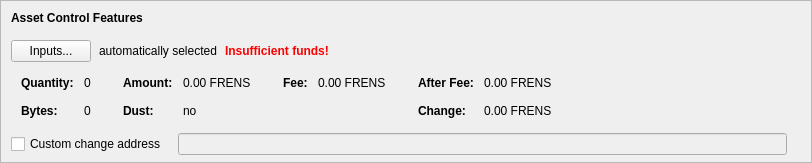
      <widget class="QFrame" name="frameAssetControl">
       <property name="sizePolicy">
        <sizepolicy hsizetype="Expanding" vsizetype="Fixed">
         <horstretch>0</horstretch>
         <verstretch>0</verstretch>
        </sizepolicy>
       </property>
       <property name="maximumSize">
        <size>
         <width>16777215</width>
         <height>16777215</height>
        </size>
       </property>
       <property name="frameShape">
        <enum>QFrame::StyledPanel</enum>
       </property>
       <property name="frameShadow">
        <enum>QFrame::Sunken</enum>
       </property>
       <layout class="QVBoxLayout" name="verticalLayoutAssetControl2">
        <property name="spacing">
         <number>0</number>
        </property>
        <property name="leftMargin">
         <number>0</number>
        </property>
        <property name="topMargin">
         <number>0</number>
        </property>
        <property name="rightMargin">
         <number>0</number>
        </property>
        <property name="bottomMargin">
         <number>6</number>
        </property>
        <item>
         <layout class="QVBoxLayout" name="verticalLayoutAssetControl" stretch="0,0,0,0,1">
          <property name="spacing">
           <number>0</number>
          </property>
          <property name="leftMargin">
           <number>10</number>
          </property>
          <property name="topMargin">
           <number>10</number>
          </property>
          <item>
           <layout class="QHBoxLayout" name="horizontalLayoutAssetControl1">
            <property name="bottomMargin">
             <number>15</number>
            </property>
            <item>
             <widget class="QLabel" name="labelAssetControlFeatures">
              <property name="sizePolicy">
               <sizepolicy hsizetype="Preferred" vsizetype="Maximum">
                <horstretch>0</horstretch>
                <verstretch>0</verstretch>
               </sizepolicy>
              </property>
              <property name="font">
               <font>
                <weight>75</weight>
                <bold>true</bold>
               </font>
              </property>
              <property name="styleSheet">
               <string notr="true">font-weight:bold;</string>
              </property>
              <property name="text">
               <string>Asset Control Features</string>
              </property>
             </widget>
            </item>
           </layout>
          </item>
          <item>
           <layout class="QHBoxLayout" name="horizontalLayoutAssetControl2" stretch="0,0,0,0">
            <property name="spacing">
             <number>8</number>
            </property>
            <property name="bottomMargin">
             <number>10</number>
            </property>
            <item>
             <widget class="QPushButton" name="pushButtonAssetControl">
              <property name="styleSheet">
               <string notr="true"/>
              </property>
              <property name="text">
               <string>Inputs...</string>
              </property>
              <property name="autoDefault">
               <bool>false</bool>
              </property>
             </widget>
            </item>
            <item>
             <widget class="QLabel" name="labelAssetControlAutomaticallySelected">
              <property name="text">
               <string>automatically selected</string>
              </property>
              <property name="margin">
               <number>5</number>
              </property>
             </widget>
            </item>
            <item>
             <widget class="QLabel" name="labelAssetControlInsuffFunds">
              <property name="font">
               <font>
                <weight>75</weight>
                <bold>true</bold>
               </font>
              </property>
              <property name="styleSheet">
               <string notr="true">color:red;font-weight:bold;</string>
              </property>
              <property name="text">
               <string>Insufficient funds!</string>
              </property>
              <property name="margin">
               <number>5</number>
              </property>
             </widget>
            </item>
            <item>
             <spacer name="horizontalSpacerAssetControl">
              <property name="orientation">
               <enum>Qt::Horizontal</enum>
              </property>
              <property name="sizeHint" stdset="0">
               <size>
                <width>40</width>
                <height>1</height>
               </size>
              </property>
             </spacer>
            </item>
           </layout>
          </item>
          <item>
           <widget class="QWidget" name="widgetAssetControl" native="true">
            <property name="sizePolicy">
             <sizepolicy hsizetype="Preferred" vsizetype="Preferred">
              <horstretch>0</horstretch>
              <verstretch>0</verstretch>
             </sizepolicy>
            </property>
            <property name="minimumSize">
             <size>
              <width>0</width>
              <height>0</height>
             </size>
            </property>
            <property name="styleSheet">
             <string notr="true"/>
            </property>
            <layout class="QHBoxLayout" name="horizontalLayoutAssetControl5">
             <property name="leftMargin">
              <number>0</number>
             </property>
             <property name="topMargin">
              <number>0</number>
             </property>
             <property name="rightMargin">
              <number>0</number>
             </property>
             <property name="bottomMargin">
              <number>0</number>
             </property>
             <item>
              <layout class="QHBoxLayout" name="horizontalLayoutAssetControl3" stretch="0,0,0,1">
               <property name="spacing">
                <number>20</number>
               </property>
               <property name="topMargin">
                <number>0</number>
               </property>
               <property name="bottomMargin">
                <number>10</number>
               </property>
               <item>
                <layout class="QFormLayout" name="formLayoutAssetControl1">
                 <property name="horizontalSpacing">
                  <number>10</number>
                 </property>
                 <property name="verticalSpacing">
                  <number>14</number>
                 </property>
                 <property name="leftMargin">
                  <number>10</number>
                 </property>
                 <property name="topMargin">
                  <number>4</number>
                 </property>
                 <property name="rightMargin">
                  <number>6</number>
                 </property>
                 <item row="0" column="0">
                  <widget class="QLabel" name="labelAssetControlQuantityText">
                   <property name="font">
                    <font>
                     <weight>75</weight>
                     <bold>true</bold>
                    </font>
                   </property>
                   <property name="text">
                    <string>Quantity:</string>
                   </property>
                   <property name="margin">
                    <number>0</number>
                   </property>
                  </widget>
                 </item>
                 <item row="0" column="1">
                  <widget class="QLabel" name="labelAssetControlQuantity">
                   <property name="cursor">
                    <cursorShape>IBeamCursor</cursorShape>
                   </property>
                   <property name="contextMenuPolicy">
                    <enum>Qt::ActionsContextMenu</enum>
                   </property>
                   <property name="text">
                    <string notr="true">0</string>
                   </property>
                   <property name="margin">
                    <number>0</number>
                   </property>
                   <property name="textInteractionFlags">
                    <set>Qt::LinksAccessibleByMouse|Qt::TextSelectableByKeyboard|Qt::TextSelectableByMouse</set>
                   </property>
                  </widget>
                 </item>
                 <item row="1" column="0">
                  <widget class="QLabel" name="labelAssetControlBytesText">
                   <property name="font">
                    <font>
                     <weight>75</weight>
                     <bold>true</bold>
                    </font>
                   </property>
                   <property name="text">
                    <string>Bytes:</string>
                   </property>
                  </widget>
                 </item>
                 <item row="1" column="1">
                  <widget class="QLabel" name="labelAssetControlBytes">
                   <property name="cursor">
                    <cursorShape>IBeamCursor</cursorShape>
                   </property>
                   <property name="contextMenuPolicy">
                    <enum>Qt::ActionsContextMenu</enum>
                   </property>
                   <property name="text">
                    <string notr="true">0</string>
                   </property>
                   <property name="textInteractionFlags">
                    <set>Qt::LinksAccessibleByMouse|Qt::TextSelectableByKeyboard|Qt::TextSelectableByMouse</set>
                   </property>
                  </widget>
                 </item>
                </layout>
               </item>
               <item>
                <layout class="QFormLayout" name="formLayoutAssetControl2">
                 <property name="horizontalSpacing">
                  <number>10</number>
                 </property>
                 <property name="verticalSpacing">
                  <number>14</number>
                 </property>
                 <property name="leftMargin">
                  <number>6</number>
                 </property>
                 <property name="topMargin">
                  <number>4</number>
                 </property>
                 <property name="rightMargin">
                  <number>6</number>
                 </property>
                 <item row="0" column="0">
                  <widget class="QLabel" name="labelAssetControlAmountText">
                   <property name="font">
                    <font>
                     <weight>75</weight>
                     <bold>true</bold>
                    </font>
                   </property>
                   <property name="text">
                    <string>Amount:</string>
                   </property>
                   <property name="margin">
                    <number>0</number>
                   </property>
                  </widget>
                 </item>
                 <item row="0" column="1">
                  <widget class="QLabel" name="labelAssetControlAmount">
                   <property name="cursor">
                    <cursorShape>IBeamCursor</cursorShape>
                   </property>
                   <property name="contextMenuPolicy">
                    <enum>Qt::ActionsContextMenu</enum>
                   </property>
                   <property name="text">
                    <string notr="true">0.00 FRENS</string>
                   </property>
                   <property name="textInteractionFlags">
                    <set>Qt::LinksAccessibleByMouse|Qt::TextSelectableByKeyboard|Qt::TextSelectableByMouse</set>
                   </property>
                  </widget>
                 </item>
                 <item row="1" column="0">
                  <widget class="QLabel" name="labelAssetControlLowOutputText">
                   <property name="font">
                    <font>
                     <weight>75</weight>
                     <bold>true</bold>
                    </font>
                   </property>
                   <property name="text">
                    <string>Dust:</string>
                   </property>
                  </widget>
                 </item>
                 <item row="1" column="1">
                  <widget class="QLabel" name="labelAssetControlLowOutput">
                   <property name="cursor">
                    <cursorShape>IBeamCursor</cursorShape>
                   </property>
                   <property name="contextMenuPolicy">
                    <enum>Qt::ActionsContextMenu</enum>
                   </property>
                   <property name="text">
                    <string notr="true">no</string>
                   </property>
                   <property name="textInteractionFlags">
                    <set>Qt::LinksAccessibleByMouse|Qt::TextSelectableByKeyboard|Qt::TextSelectableByMouse</set>
                   </property>
                  </widget>
                 </item>
                </layout>
               </item>
               <item>
                <layout class="QFormLayout" name="formLayoutAssetControl3">
                 <property name="horizontalSpacing">
                  <number>10</number>
                 </property>
                 <property name="verticalSpacing">
                  <number>14</number>
                 </property>
                 <property name="leftMargin">
                  <number>6</number>
                 </property>
                 <property name="topMargin">
                  <number>4</number>
                 </property>
                 <property name="rightMargin">
                  <number>6</number>
                 </property>
                 <item row="0" column="0">
                  <widget class="QLabel" name="labelAssetControlFeeText">
                   <property name="font">
                    <font>
                     <weight>75</weight>
                     <bold>true</bold>
                    </font>
                   </property>
                   <property name="text">
                    <string>Fee:</string>
                   </property>
                   <property name="margin">
                    <number>0</number>
                   </property>
                  </widget>
                 </item>
                 <item row="0" column="1">
                  <widget class="QLabel" name="labelAssetControlFee">
                   <property name="cursor">
                    <cursorShape>IBeamCursor</cursorShape>
                   </property>
                   <property name="contextMenuPolicy">
                    <enum>Qt::ActionsContextMenu</enum>
                   </property>
                   <property name="text">
                    <string notr="true">0.00 FRENS</string>
                   </property>
                   <property name="textInteractionFlags">
                    <set>Qt::LinksAccessibleByMouse|Qt::TextSelectableByKeyboard|Qt::TextSelectableByMouse</set>
                   </property>
                  </widget>
                 </item>
                </layout>
               </item>
               <item>
                <layout class="QFormLayout" name="formLayoutAssetControl4">
                 <property name="horizontalSpacing">
                  <number>10</number>
                 </property>
                 <property name="verticalSpacing">
                  <number>14</number>
                 </property>
                 <property name="leftMargin">
                  <number>6</number>
                 </property>
                 <property name="topMargin">
                  <number>4</number>
                 </property>
                 <property name="rightMargin">
                  <number>6</number>
                 </property>
                 <item row="0" column="0">
                  <widget class="QLabel" name="labelAssetControlAfterFeeText">
                   <property name="font">
                    <font>
                     <weight>75</weight>
                     <bold>true</bold>
                    </font>
                   </property>
                   <property name="text">
                    <string>After Fee:</string>
                   </property>
                   <property name="margin">
                    <number>0</number>
                   </property>
                  </widget>
                 </item>
                 <item row="0" column="1">
                  <widget class="QLabel" name="labelAssetControlAfterFee">
                   <property name="cursor">
                    <cursorShape>IBeamCursor</cursorShape>
                   </property>
                   <property name="contextMenuPolicy">
                    <enum>Qt::ActionsContextMenu</enum>
                   </property>
                   <property name="text">
                    <string notr="true">0.00 FRENS</string>
                   </property>
                   <property name="textInteractionFlags">
                    <set>Qt::LinksAccessibleByMouse|Qt::TextSelectableByKeyboard|Qt::TextSelectableByMouse</set>
                   </property>
                  </widget>
                 </item>
                 <item row="1" column="0">
                  <widget class="QLabel" name="labelAssetControlChangeText">
                   <property name="font">
                    <font>
                     <weight>75</weight>
                     <bold>true</bold>
                    </font>
                   </property>
                   <property name="text">
                    <string>Change:</string>
                   </property>
                  </widget>
                 </item>
                 <item row="1" column="1">
                  <widget class="QLabel" name="labelAssetControlChange">
                   <property name="cursor">
                    <cursorShape>IBeamCursor</cursorShape>
                   </property>
                   <property name="contextMenuPolicy">
                    <enum>Qt::ActionsContextMenu</enum>
                   </property>
                   <property name="text">
                    <string notr="true">0.00 FRENS</string>
                   </property>
                   <property name="textInteractionFlags">
                    <set>Qt::LinksAccessibleByMouse|Qt::TextSelectableByKeyboard|Qt::TextSelectableByMouse</set>
                   </property>
                  </widget>
                 </item>
                </layout>
               </item>
              </layout>
             </item>
            </layout>
           </widget>
          </item>
          <item>
           <layout class="QHBoxLayout" name="horizontalLayoutAssetControl4" stretch="0,0,0">
            <property name="spacing">
             <number>12</number>
            </property>
            <property name="sizeConstraint">
             <enum>QLayout::SetDefaultConstraint</enum>
            </property>
            <property name="topMargin">
             <number>5</number>
            </property>
            <property name="rightMargin">
             <number>5</number>
            </property>
            <item>
             <widget class="QCheckBox" name="checkBoxAssetControlChange">
              <property name="toolTip">
               <string>If this is activated, but the change address is empty or invalid, change will be sent to a newly generated address.</string>
              </property>
              <property name="text">
               <string>Custom change address</string>
              </property>
             </widget>
            </item>
            <item>
             <widget class="QValidatedLineEdit" name="lineEditAssetControlChange">
              <property name="enabled">
               <bool>false</bool>
              </property>
              <property name="sizePolicy">
               <sizepolicy hsizetype="Expanding" vsizetype="Fixed">
                <horstretch>0</horstretch>
                <verstretch>0</verstretch>
               </sizepolicy>
              </property>
             </widget>
            </item>
            <item>
             <widget class="QLabel" name="labelAssetControlChangeLabel">
              <property name="sizePolicy">
               <sizepolicy hsizetype="Preferred" vsizetype="Expanding">
                <horstretch>0</horstretch>
                <verstretch>0</verstretch>
               </sizepolicy>
              </property>
              <property name="minimumSize">
               <size>
                <width>0</width>
                <height>0</height>
               </size>
              </property>
              <property name="text">
               <string/>
              </property>
              <property name="margin">
               <number>3</number>
              </property>
             </widget>
            </item>
           </layout>
          </item>
          <item>
           <spacer name="verticalSpacerAssetControl">
            <property name="orientation">
             <enum>Qt::Vertical</enum>
            </property>
            <property name="sizeHint" stdset="0">
             <size>
              <width>800</width>
              <height>1</height>
             </size>
            </property>
           </spacer>
          </item>
         </layout>
        </item>
       </layout>
      </widget>
